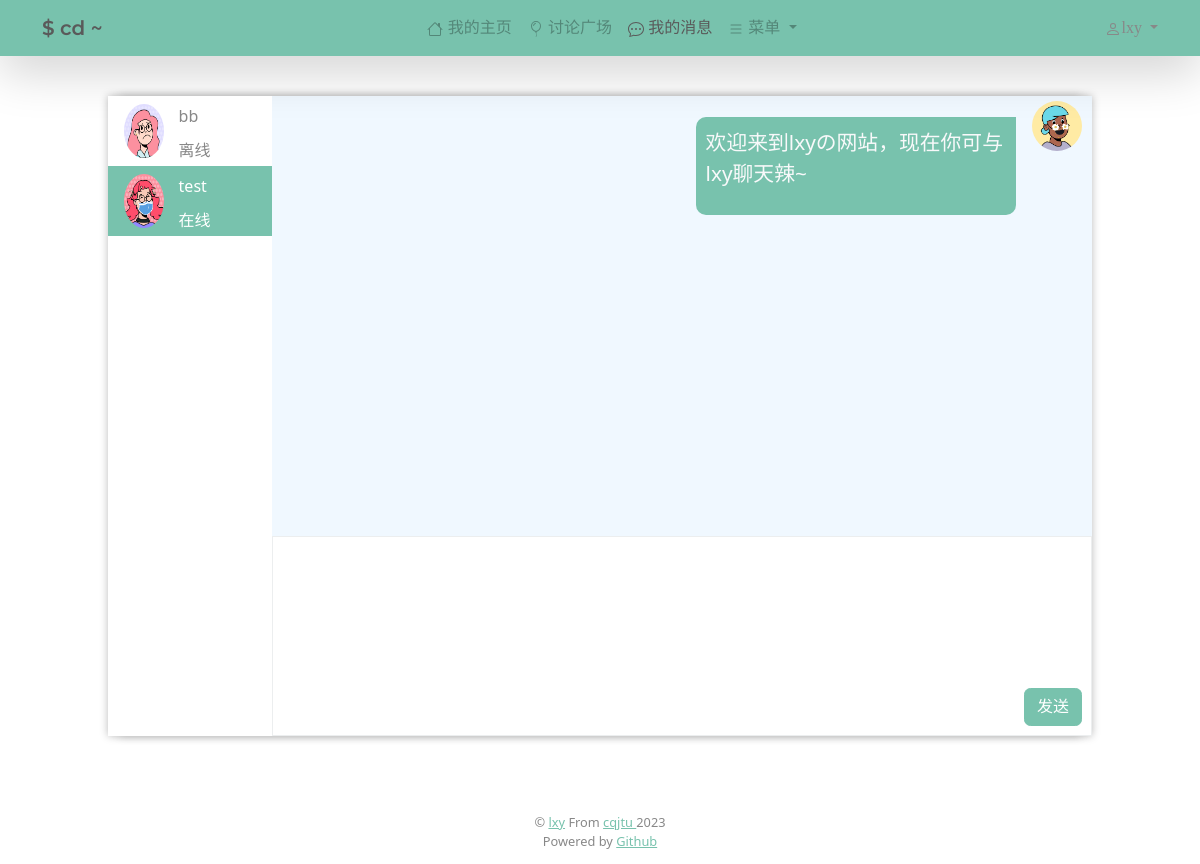
Before: /chat/test (signed in) with the older database file.
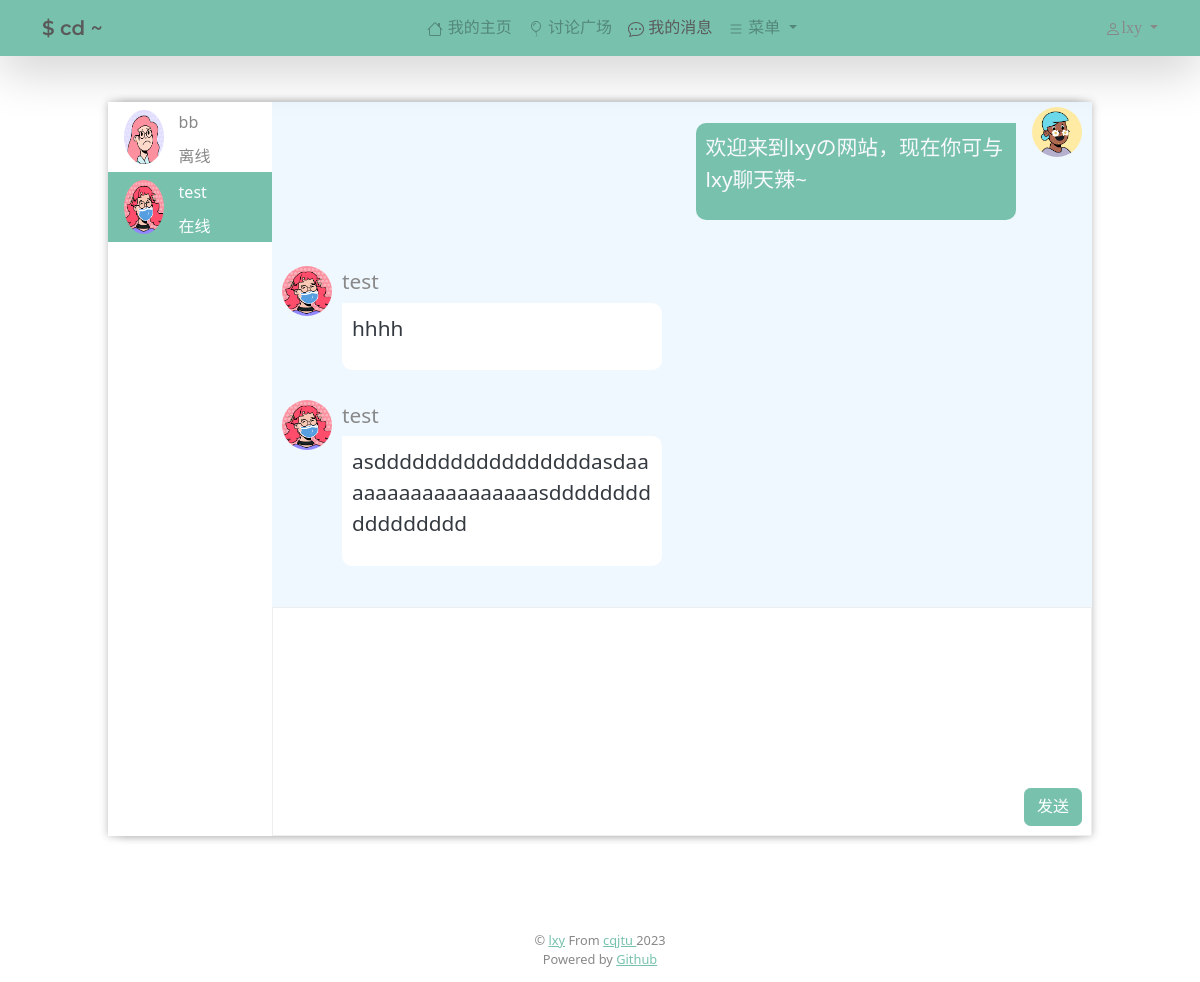
After: the same page with the newer database file.
### web/models.py (models this page shows)
class User(AbstractUser):
    username = models.CharField(max_length=100, null=True, unique=True)
    bio = models.TextField(null=True, default="这个人很懒~ 什么也没留下")
    avator = models.CharField(max_length=1000,null=True, default="https://img1.imgtp.com/2023/05/07/8NKt5JEn.png")
    email = models.EmailField(unique=True ,null =True)
    USERNAME_FIELD='username'
    REQUIRED_FIELDS = []

class Message(models.Model):
    message = models.TextField(max_length=500, blank=True)
    time = models.DateTimeField(default = datetime.datetime.now)
    sender = models.ForeignKey("User", on_delete=models.CASCADE, related_name='sender')
    receiver = models.ForeignKey("User", on_delete=models.CASCADE, related_name='receiver')

### web/views.py (the view)
# urls.py: path("chat", views.message, name='message'),
@login_required(login_url='login')
def chat(request, username) :
    opponent = User.objects.get(username=username)
    me = request.user
    messages = Message.objects.filter(
            (Q(sender=opponent, receiver=me) | Q(sender=me, receiver=opponent))
    ).order_by('-time')[:15]
    users = getUsers(me.username, opponent)
    messages = list(messages)
    messages.reverse()
    context = {'isactive':'message','users': users, 'infos':messages, 'opponent':opponent}
    return render(request, 'web/message.html', context)

### web/views.py (called while the page is built)
def getUsers(username, opponent):
    me = User.objects.get(username=username)
    messages = Message.objects.filter(
        Q(sender=me) | Q(receiver=me)
    )
    users = set()
    if opponent != None:
        users.add(opponent)
    for message in messages:
        if message.sender == me:
            users.add(message.receiver)
        else:
            users.add(message.sender)
    return users

### web/templates/web/message.html (shortened to what this page needs)
{% extends 'main.html' %}
{% load static %}
{% block content %}
<div class="chat-container">
    <div class="chat-box row">
        <div class="col-2" style="padding: 0; background-color: #FFFFFF;">
            <div class="list-group">
                <div style="overflow-y:auto; overflow-x:auto; height:80vh;">
                    {% for user in users %}
                        <div class="friend-item">
                            <a href="{% url 'chat' user.username %}"
                            class="list-group-item list-group-item-action
                                {% if opponent == user %} active {% endif %}
                            ">
                                <img alt="头像" src="{% static user.avator %}" />
                                <div class="friend-info">
                                    <div class="friend-info-username"><span>{{user.username}}</span></div>
                                    <div class="friend-info-message">
                                        {% if user.is_active == True %}
                                            <span>在线</span>
                                        {% else %}
                                            <span>离线</span>
                                        {% endif %}
                                    </div>
                                </div>
                            </a>
                        </div>
                    {% endfor %}
                </div>
            </div>
        </div>
        <div class="col-10" style="padding: 0;">
            <div class="info-box">
                {% if infos == 'inmessage' %}
                <div class="no-chat-box">
                    <span>您未选中或发起聊天</span>
                </div>
                {% else %}
                    <div id="info-box-content" >
                        {% for info in infos %}
                            {% if info.sender.username == user.username %}
                                <div class="info-item-right clearfix">
                                    <img  alt="头像" src="{% static info.sender.avator %}" />
                                    <div class="info-item-content-right">
                                        <div class="right-content-block">
                                            <p class="text-start">{{info.message}}</p>
                                        </div>
                                    </div>
                                </div>
                            {% else %}
                                <div class="info-item-left clearfix">
                                    <img alt="头像" src="{% static info.sender.avator %}" />
                                    <div class="info-item-content-left">
                                        <p class="info-item-username">{{info.sender.username}}</p>
                                        <div class="left-content-block">
                                            <p class="text-start">{{info.message}}</p>
                                        </div>
                                    </div>
                                </div>
                            {% endif %}
                        {% endfor %}
                    </div>
                    <div class="input-box position-relative">
                        <textarea id='message-content' class="input-box-content form-control"></textarea>
                        <button type="button" onclick="send_message()" class="position-absolute bottom-0 end-0 btn btn-primary">发送</button>
                    </div>
                {% endif %}
            </div>
        </div>
        </div>
    </div>
</div>
{% endblock %}

Changed rows visible on the page:
added Message: sender.avator (picture), sender.username "test", message "hhhh"
added Message: sender.avator (picture), sender.username "test", message "asdddddddddddddddddasdaaaaaaaaaaaaaaaaaasddddddddddddddddd"
